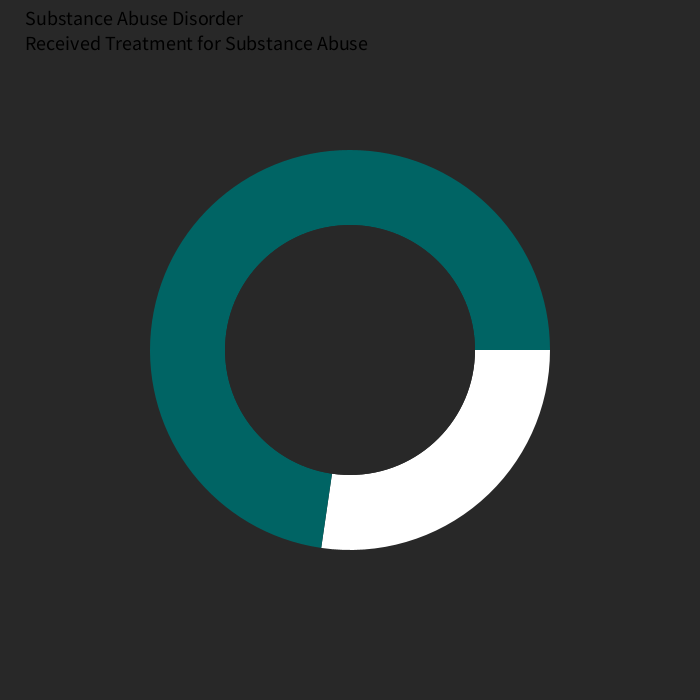
Frame 1 (no input)
Frame 60 (the mouse pressed at the canvas centre just before this capture): identical to frame 1, image omitted
Frame 120 (the mouse held since frame 60 and released just before this capture): identical to frame 1, image omitted

The Processing sketch that drew this single still picture (run headless with seeded random() and noise(); from frame 60 on, the mouse is pressed at the canvas centre):

// Processing sketch: processing_138580
// ── processing_138580.pde

int subDis = 2620800;
int noSubDis = 6979200;
int treatment = 534643;
float subDispos, noSubDispos, treatmentPos;

void setup(){
  size(700,700);
  processData();
}

void draw(){
  background(40);
  noStroke();
  
  float startPos = radians(0);
  float currPos = startPos;
  
  pushMatrix();
  
  translate(width/2, height/2);
  
  rotate(currPos);
  
  fill(255);
  arc(0,0,400,400,0, subDispos);
  currPos = subDispos;
  
  rotate(currPos);
  fill(0,100,100);
  arc(0,0,400,400,0, noSubDispos);
  
  float mouseAngle = atan2(mouseY-height/2, mouseX-width/2);
  
  popMatrix();
  
//change text color
  textSize(20);
  if(mouseAngle > 0 && mouseAngle < subDispos){
    fill(255);
    text("Substance Abuse Disorder", 25, 25);
    noStroke();
    fill(255);
    arc(width/2, height/2, 450, 450, 0, subDispos);
    fill(200);
    arc(width/2, height/2, 450, 450, 0, treatmentPos);
    fill(40);
    ellipse(width/2,height/2,250,250);
  } else {
    fill(0);
    text("Substance Abuse Disorder", 25, 25);
    fill(40);
    ellipse(width/2,height/2,250,250);
  }
  
  if(mouseAngle > 0 && mouseAngle < treatmentPos){
    fill(255);
    text("Received Treatment for Substance Abuse", 25, 50);
    fill(200);
    arc(width/2, height/2, 500, 500, 0, treatmentPos);
    fill(40);
    ellipse(width/2,height/2,250,250);
  }else{
    fill(0);
    text("Received Treatment for Substance Abuse", 25, 50);
    fill(40);
    ellipse(width/2,height/2,250,250);
  }
}

void processData() {
  subDispos = calcRadians(subDis);
  noSubDispos = calcRadians(noSubDis);
  treatmentPos = calcRadians(treatment);
}

float calcRadians(float f) {
  // f = x% of grandTotal
  // x = f/grandTotal
  float percentage = (f/(subDis + noSubDis)) * 100;
  float arcDegrees = (percentage/100) * 360;
  float arcRadians = radians(arcDegrees); 
  return arcRadians;
}

void checkMousePos(float angle, String s) {
  fill(0);
  
}
